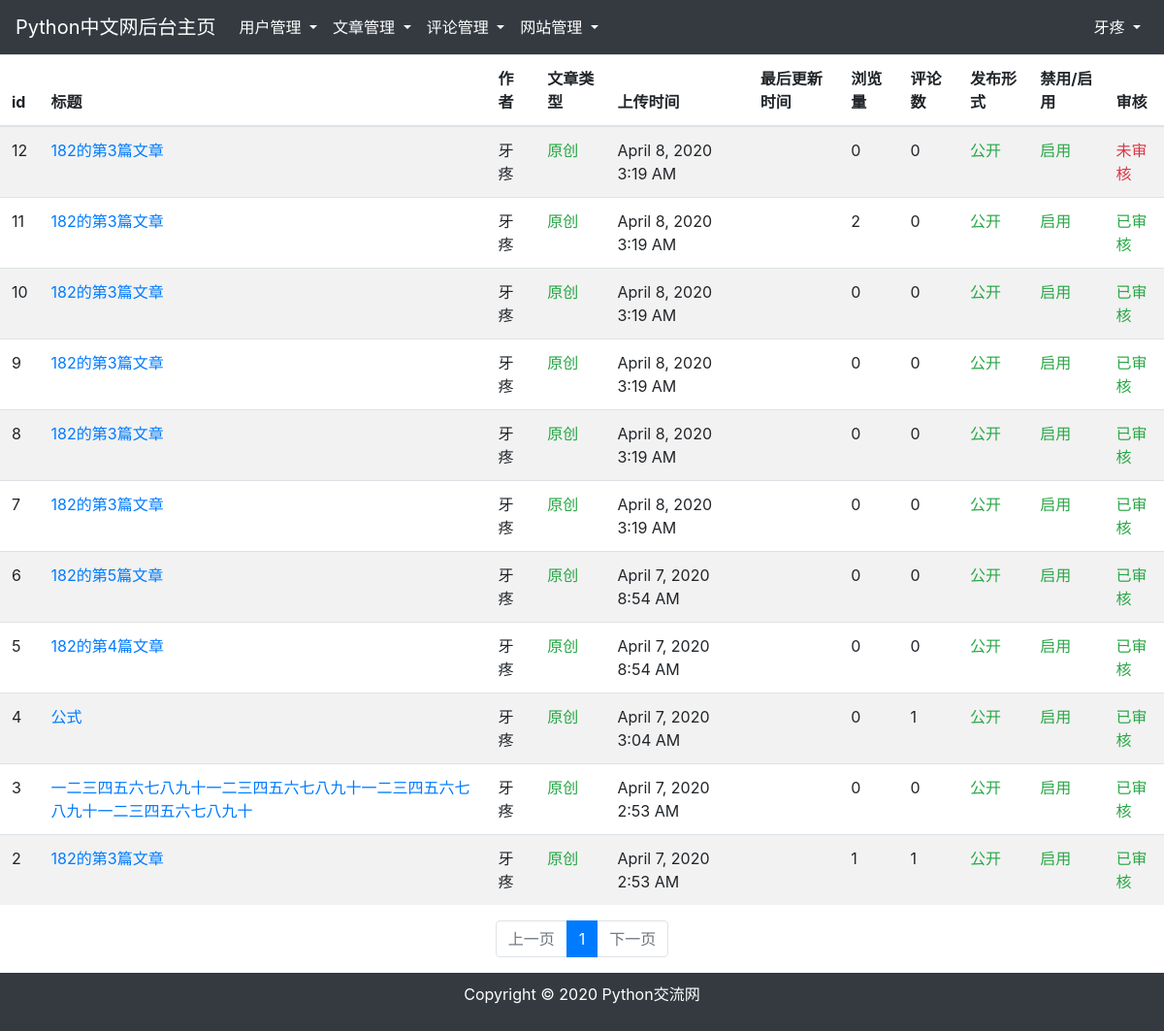
/backstage/article (signed in), run on the app's committed database.
### app/models.py (models this page shows, shortened)
class User(UserMixin, db.Model):
    __tablename__ = 'users'
    id = db.Column(db.Integer, primary_key=True)
    username = db.Column(db.String(64), unique=True)    # 不允许重复
    email = db.Column(db.String(128))
    password_hash = db.Column(db.String(128))
    confirmed = db.Column(db.Boolean, default=False)    # 邮箱验证
    forbid = db.Column(db.Boolean, default=False)   # 禁用，默认为不禁用
    level= db.Column(db.Integer, default=1) # 级别
    comments = db.relationship('Comment', backref='user', cascade='all')    # 评论
    articles = db.relationship('Article', backref='user')               # 文章
    manage_records = db.relationship('Manage_record', backref='user')   # 管理记录
    content_records = db.relationship('Content_record', backref='user') # 内容记录
    @property
    def password(self):
        raise AttributeError('password is not a readable attribute')

class Article(db.Model):
    __tablename__ = 'articles'
    id = db.Column(db.Integer, primary_key=True)
    title = db.Column(db.Text)                  # 标题
    coverpic = db.Column(db.Text)               # 封面图名
    author_id = db.Column(db.Integer, db.ForeignKey('users.id'))   # 作者id
    body = db.Column(db.Text)                   # 内容
    original = db.Column(db.Text)            # 0 原创， 1 转载， 2 翻译
    classes = db.Column(db.Text)            # 文章分类
    timestamp = db.Column(db.DateTime, index=True, default=datetime.utcnow())   # 发表时间
    updatetimestamp = db.Column(db.DateTime)    # 文章最近一次更新时间
    clicks = db.Column(db.Integer, default=0)   # 文章点击数.
    public = db.Column(db.Boolean, default=True)    # 文章公开，默认为 公开
    forbid = db.Column(db.Boolean, default=False)   # 禁用，默认为不禁用
    reviewed = db.Column(db.Boolean, default=False)  # 审核，默认不通过审核， 审核后才会展示
    comments = db.relationship('Comment', backref='article', cascade='all, delete')
    carousel = db.relationship('Carousel', backref='article', uselist=False)    # 一对一，指向轮播
    recommendation = db.relationship('Recommendation', backref='article', uselist=False)    # 一对一指向推荐

### app/backstage/article/views.py (the view)
@backstage_blueprint.route('/backstage/article', defaults={'page': 1})
@backstage_blueprint.route('/backstage/article/page/<int:page>', methods=["GET", "POST"])
@login_required
def article_manage(page):
    if current_user.forbid:
        return redirect(request.referrer or url_for('main.index'))
    if current_user.level >= 2:
        per_page = 15                                    # 每页返回的数量
        pagination = Article.query.order_by(Article.timestamp.desc()).paginate(page=page, per_page=per_page)    # 按页查询
        articles = pagination.items     # 返回查询到的数据
        return render_template('backstage/article/index.html', current_user=current_user, articles=articles, pagination=pagination)
    flash('权限不够')
    return redirect(request.referrer or url_for('main.index'))

### app/models.py (called while the page is built)
@loginmanager.user_loader
def load_user(user_id):
    return User.query.get(int(user_id))

### app/templates/backstage/article/index.html (shortened to what this page needs)
{% extends "backstage/base.html" %}
{% block contents %}
<table class="table table-striped table-hover">
    <thead>
    <tr>
        <th>id</th>
        <th>标题</th>
        <th>作者</th>
        <th>文章类型</th>
        <th>上传时间</th>
        <th>最后更新时间</th>
        <th>浏览量</th>
        <th>评论数</th>
        <th>发布形式</th>
        <th>禁用/启用</th>
        <th>审核</th>
    </tr>
    </thead>
    <tbody>
    {% for article in articles %}
    <tr>
        <td>{{ article.id }}</td>
        <td>
            <a href="{{ url_for('article.article_show', article_id=article.id) }}" target=_blank>
                {{ article.title }}
            </a>
        </td>
        <td>{{ article.user.username }}</td>
        <td>
            {% if article.original=='原创' %}
            <span class="text-success">{{ article.original }}</span>
            {% elif article.original == '转载' %}
            <span class="text-primary">{{ article.original }}</span>
            {% else %}
            <span class="text-info">{{ article.original }}</span>
            {% endif %}
        </td>
        <td>{{ moment(article.timestamp).format('LLL') }}</td>
        <td>
        </td>
        <td>{{ article.clicks }}</td>
        <td>{{ article.comments|length }}</td>
        <td>
            {% if article.public %}
            <span class="text-success">公开</span>
            {% else %}
            <span class="text-danger">私有</span>
            {% endif %}
        </td>
        <td>
            {% if article.forbid %}
            {% if current_user.level>=3 %}
            <a class="text-danger" href="{{ url_for('backstage.forbid_article', article_id=article.id ) }}">
                禁用
            </a>
            {% else %}
            <span class="text-danger">
                            禁用
                        </span>
            {% endif %}
            {% else %}
            {% if current_user.level>=3 %}
            <a class="text-success" href="{{ url_for('backstage.forbid_article', article_id=article.id ) }}">
                启用
            </a>
            {% else %}
            <span class="text-success">
                            启用
                        </span>
            {% endif %}
            {% endif %}
        </td>
        <td>
            {% if article.reviewed %}
            <a class="text-success" href="{{ url_for('backstage.reviewed_article', article_id=article.id ) }}">
                已审核
            </a>
            {% else %}
            <a class="text-danger" href="{{ url_for('backstage.reviewed_article', article_id=article.id ) }}">
                未审核
            </a>
            {% endif %}
        </td>
    </tr>
    {% endfor %}
    </tbody>
</table>
<div class="" style="">
    <div class="container">
        <ul class="pagination justify-content-center">
            {% if pagination.has_prev %}
            <li class="page-item "><a class="page-link" href="{{ url_for('backstage.article_manage', page=pagination.prev_num) }}">上一页</a></li>
            {% else %}
            <li class="page-item disabled"><a class="page-link" href="#">上一页</a></li>
            {% endif %}
            {% for page_num in pagination.iter_pages(left_edge=1, left_current=2, right_current=3, right_edge=1) %}
            {% if page_num %}
            {% if pagination.page == page_num %}
            <li class="page-item active"><a class="page-link" href="{{ url_for('backstage.article_manage', page=page_num) }}">{{ page_num }}</a></li>
            {% else %}
            <li class="page-item"><a class="page-link" href="{{ url_for('backstage.article_manage', page=page_num) }}">{{ page_num }}</a></li>
            {% endif %}
            {% else %}
            <li class="page-item disabled"><a class="page-link" href="">......</a></li>
            {% endif %}
            {% endfor %}
            {% if pagination.has_next %}
            <li class="page-item"><a class="page-link" href="{{ url_for('backstage.article_manage', page=pagination.next_num) }}">下一页</a></li>
            {% else %}
            <li class="page-item disabled"><a class="page-link" href="#">下一页</a></li>
            {% endif %}
        </ul>
    </div>
</div>
{% endblock %}

### app/templates/backstage/base.html (shortened to what this page needs)
<!DOCTYPE html>
<html lang="en">
<head>
    <link rel="stylesheet" href="https://cdn.staticfile.org/twitter-bootstrap/4.3.1/css/bootstrap.min.css">
    <link rel="stylesheet" href="https://cdn.staticfile.org/font-awesome/4.7.0/css/font-awesome.css">
    <link rel="stylesheet" href="{{ url_for('static', filename='css/tinymce_full_featured.css' )}}">
</head>
<body background="">
    <div style="height: 100%">
        <nav class="navbar navbar-expand-md bg-dark navbar-dark">
            <a class="navbar-brand" href="{{ url_for('backstage.index') }}">Python中文网后台主页</a>
            <div class="collapse navbar-collapse" id="daohanglanzhedie">
                <ul class="nav navbar-nav">
                    {% if current_user.level>=4 %}
                    <li class="nav-item dropdown">
                        <a class="nav-link dropdown-toggle active" href="#" id="navbardrop" data-toggle="dropdown">
                            用户管理
                        </a>
                    </li>
                    {% endif %}
                    <li class="nav-item dropdown">
                        <a class="nav-link dropdown-toggle active" href="#" id="navbardrop" data-toggle="dropdown">
                            文章管理
                        </a>
                    </li>
                    <li class="nav-item dropdown">
                        <a class="nav-link dropdown-toggle active" href="#" id="navbardrop" data-toggle="dropdown">
                            评论管理
                        </a>
                    </li>
                    {% if current_user.level>=4 %}
                    <li class="nav-item dropdown">
                        <a class="nav-link dropdown-toggle active" href="#" id="navbardrop" data-toggle="dropdown">
                            网站管理
                        </a>
                    </li>
                    {% endif %}
                </ul>
            </div>
            <div class="d-none d-md-block">
                <ul class="nav navbar-nav ">
                    <li class="nav-item dropdown">
                        <a class="nav-link dropdown-toggle active" href="#" id="navbardrop" data-toggle="dropdown">
                            {{ current_user.username }}
                        </a>
                    </li>
                </ul>
            </div>
        </nav>
        <div style="background-color: ">
            {% block contents%}
            {% endblock%}
        </div>
    </div>
    <footer class="bg-dark">
        <div class="container" style="padding: 10px">
            <p class="text-center text-white"> Copyright © 2020 Python交流网 </p>
        </div>
    </footer>
</body>
</html>

### app/templates/backstage/base.html (style rules this page uses)
* { box-sizing: border-box; }

### data on the page
User: username "牙疼"
Article: id "12", title "182的第3篇文章", user.username "牙疼", original "原创", timestamp "April 8, 2020 3:19 AM", clicks "0", comments|length "0", public "公开"
Article: id "11", title "182的第3篇文章", user.username "牙疼", original "原创", timestamp "April 8, 2020 3:19 AM", clicks "2", comments|length "0", public "公开"
Article: id "10", title "182的第3篇文章", user.username "牙疼", original "原创", timestamp "April 8, 2020 3:19 AM", clicks "0", comments|length "0", public "公开"
Article: id "9", title "182的第3篇文章", user.username "牙疼", original "原创", timestamp "April 8, 2020 3:19 AM", clicks "0", comments|length "0", public "公开"
Article: id "8", title "182的第3篇文章", user.username "牙疼", original "原创", timestamp "April 8, 2020 3:19 AM", clicks "0", comments|length "0", public "公开"
Article: id "7", title "182的第3篇文章", user.username "牙疼", original "原创", timestamp "April 8, 2020 3:19 AM", clicks "0", comments|length "0", public "公开"
Article: id "6", title "182的第5篇文章", user.username "牙疼", original "原创", timestamp "April 7, 2020 8:54 AM", clicks "0", comments|length "0", public "公开"
Article: id "5", title "182的第4篇文章", user.username "牙疼", original "原创", timestamp "April 7, 2020 8:54 AM", clicks "0", comments|length "0", public "公开"
Article: id "4", title "公式", user.username "牙疼", original "原创", timestamp "April 7, 2020 3:04 AM", clicks "0", comments|length "1", public "公开"
Article: id "3", title "一二三四五六七八九十一二三四五六七八九十一二三四五六七八九十一二三四五六七八九十", user.username "牙疼", original "原创", timestamp "April 7, 2020 2:53 AM", clicks "0", comments|length "0", public "公开"
Article: id "2", title "182的第3篇文章", user.username "牙疼", original "原创", timestamp "April 7, 2020 2:53 AM", clicks "1", comments|length "1", public "公开"

### other printed values
{{ page_num }} "1"
